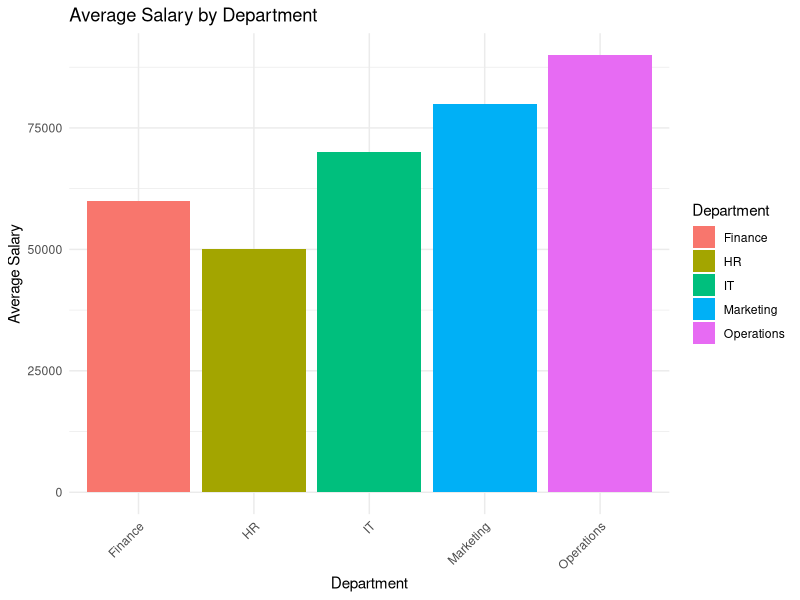
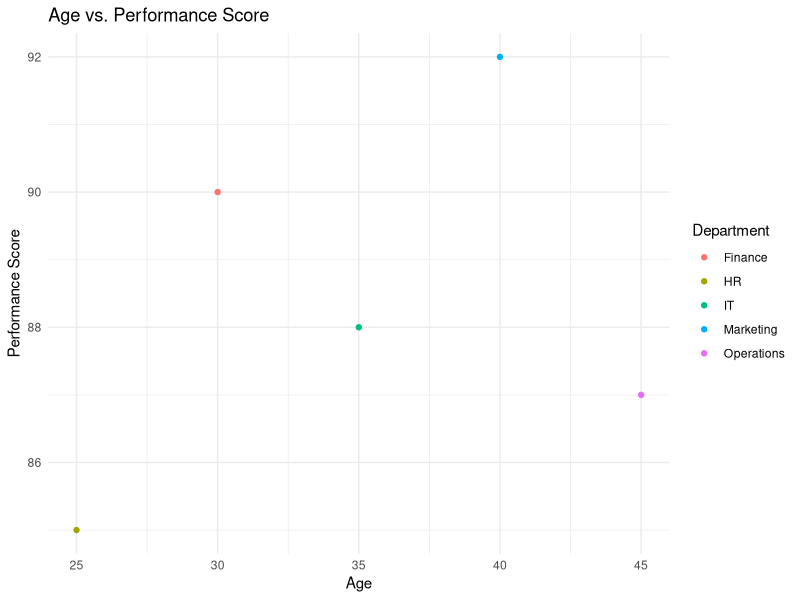
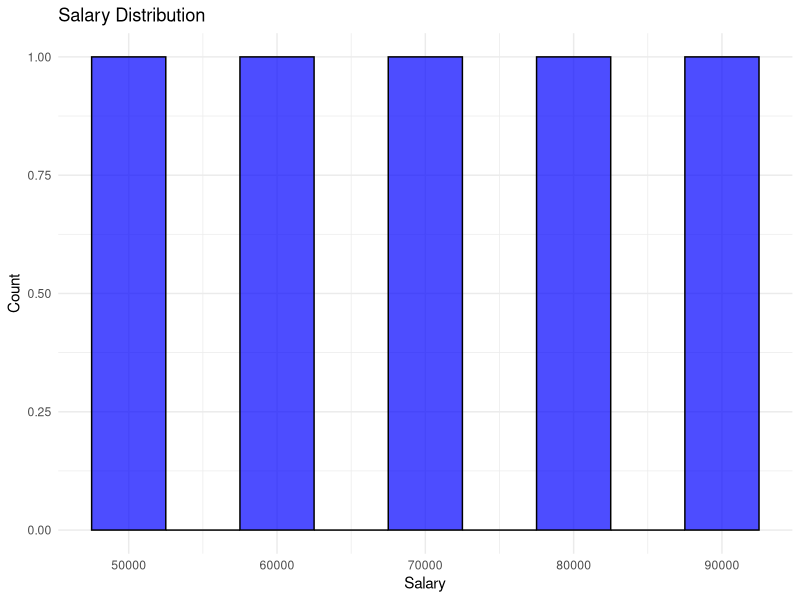
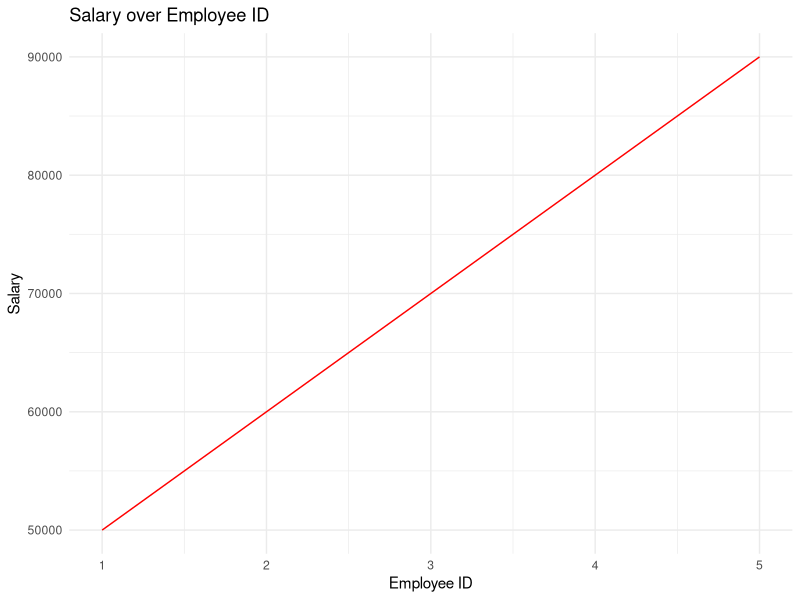

Source code (R) for these figures, in order:
# Load necessary libraries
library(ggplot2)
library(dplyr)

# Read dataset (update file path accordingly)
df <- read.csv("project_dataset.csv")

# 1️ Bar Chart: Average Salary by Department
df_avg_salary <- df %>%
  group_by(Department) %>%
  summarise(Average_Salary = mean(Salary, na.rm = TRUE))

ggplot(df_avg_salary, aes(x = Department, y = Average_Salary, fill = Department)) +
  geom_bar(stat = "identity") +
  theme_minimal() +
  labs(title = "Average Salary by Department",
       x = "Department",
       y = "Average Salary") +
  theme(axis.text.x = element_text(angle = 45, hjust = 1))

# 2️ Scatter Plot: Age vs. Performance Score (Colored by Department)
ggplot(df, aes(x = Age, y = Performance_Score, color = Department)) +
  geom_point() +
  theme_minimal() +
  labs(title = "Age vs. Performance Score",
       x = "Age",
       y = "Performance Score")

# 3️ Histogram: Distribution of Salary
ggplot(df, aes(x = Salary)) +
  geom_histogram(binwidth = 5000, fill = "blue", color = "black", alpha = 0.7) +
  theme_minimal() +
  labs(title = "Salary Distribution",
       x = "Salary",
       y = "Count")

# 4️ Line Plot: Salary over Employee ID
ggplot(df, aes(x = ID, y = Salary, group = 1)) +
  geom_line(color = "red") +
  theme_minimal() +
  labs(title = "Salary over Employee ID",
       x = "Employee ID",
       y = "Salary")
